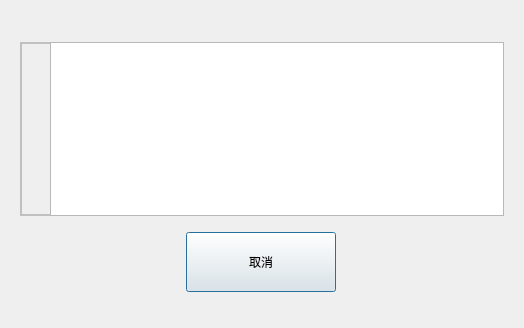
<?xml version="1.0" encoding="UTF-8"?>
<ui version="4.0">
 <class>MonListDialog</class>
 <widget class="QDialog" name="MonListDialog">
  <property name="geometry">
   <rect>
    <x>0</x>
    <y>0</y>
    <width>524</width>
    <height>328</height>
   </rect>
  </property>
  <property name="windowTitle">
   <string>Dialog</string>
  </property>
  <widget class="QTableView" name="tableViewMonList">
   <property name="geometry">
    <rect>
     <x>50</x>
     <y>42</y>
     <width>454</width>
     <height>174</height>
    </rect>
   </property>
  </widget>
  <widget class="CommonPushButton" name="pushButtonMonListCancel">
   <property name="geometry">
    <rect>
     <x>186</x>
     <y>232</y>
     <width>150</width>
     <height>60</height>
    </rect>
   </property>
   <property name="text">
    <string>取消</string>
   </property>
  </widget>
  <widget class="QFrame" name="frameMonList">
   <property name="geometry">
    <rect>
     <x>20</x>
     <y>42</y>
     <width>484</width>
     <height>174</height>
    </rect>
   </property>
   <property name="styleSheet">
    <string notr="true">background-color: transparent;
border: 2px solid #C0C0C0;</string>
   </property>
   <property name="frameShape">
    <enum>QFrame::StyledPanel</enum>
   </property>
   <property name="frameShadow">
    <enum>QFrame::Raised</enum>
   </property>
  </widget>
  <zorder>frameMonList</zorder>
  <zorder>tableViewMonList</zorder>
  <zorder>pushButtonMonListCancel</zorder>
 </widget>
 <customwidgets>
  <customwidget>
   <class>CommonPushButton</class>
   <extends>QPushButton</extends>
   <header>commonpushbutton.h</header>
  </customwidget>
 </customwidgets>
 <resources/>
 <connections/>
</ui>
